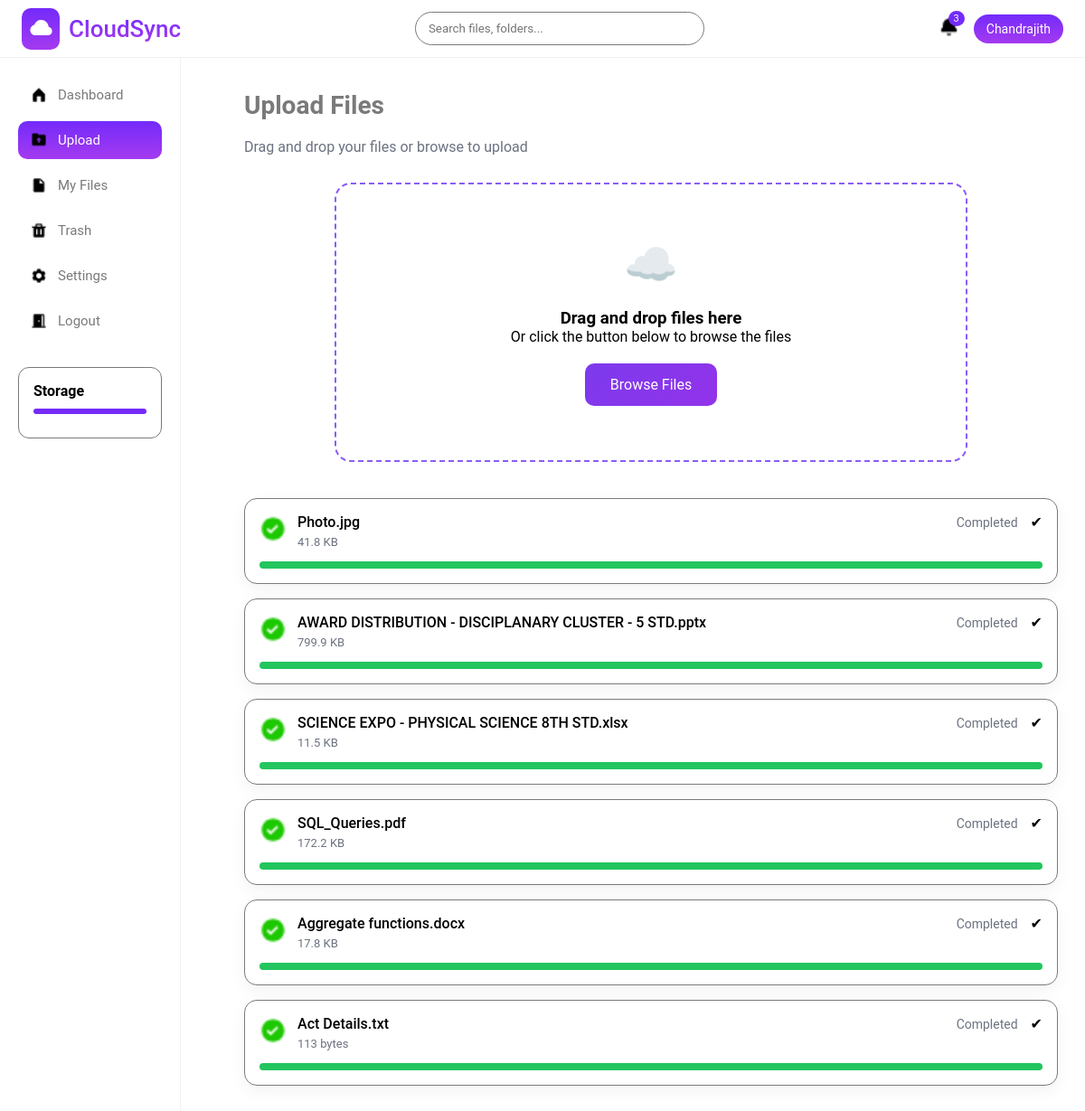
The app's page /user/upload/ (signed in), older data.
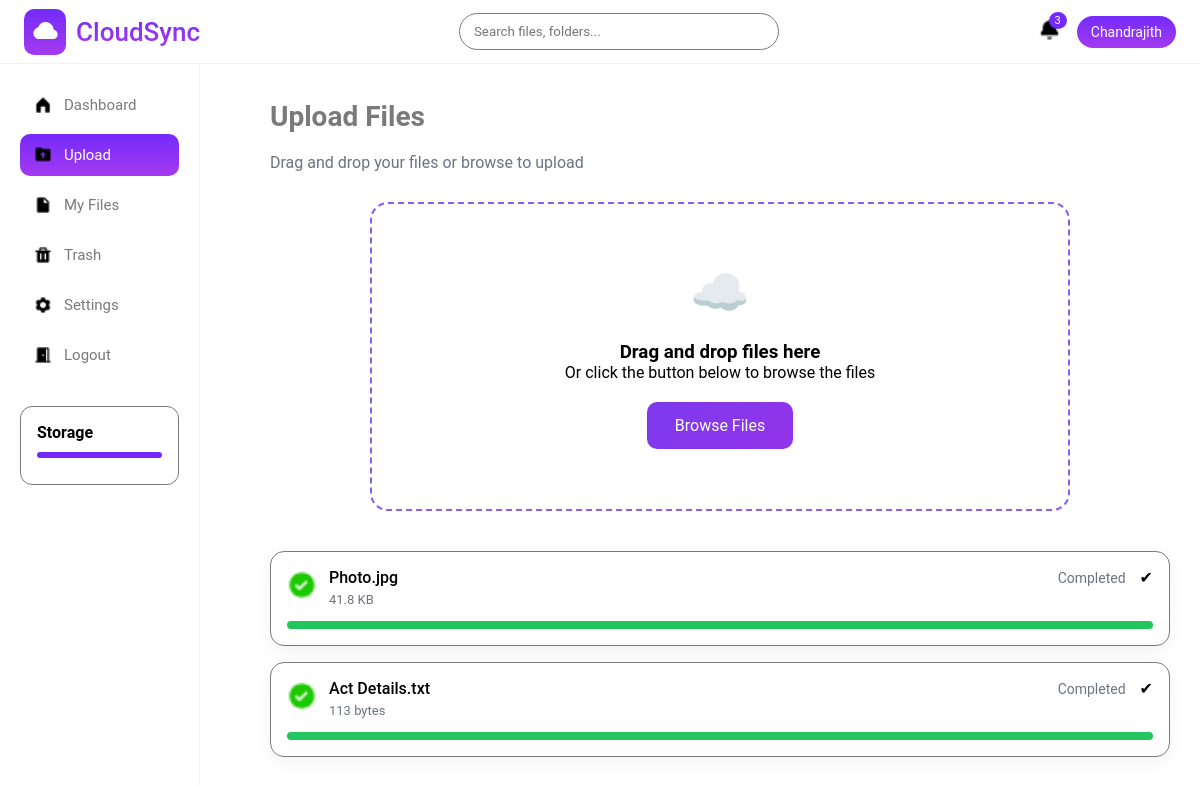
The same page, newer data.
### accounts/models.py (models this page shows)
class User(AbstractUser):
    profile_picture = models.ImageField(null=True, blank=True, upload_to = profile_image_upload_path)
    phone = models.CharField(max_length=10, unique=True, null=True, blank=True)

### storageapp/models.py (models this page shows, shortened)
class CloudFile(models.Model):
    FILE_TYPES = (
        ("image", "Image"),
        ("video", "Video"),
        ("document", "Document"),
        ("other", "Other"),
    )
    user = models.ForeignKey(settings.AUTH_USER_MODEL, on_delete=models.CASCADE)
    file_name = models.CharField(max_length=255)
    file_size = models.BigIntegerField()
    file_type = models.CharField(max_length=20, choices=FILE_TYPES)
    file_url = models.URLField(null=True, blank=True)
    uploaded_file = models.FileField(upload_to='cloud/',null=True)
    public_id = models.CharField(max_length=255,null=True)
    uploaded_at = models.DateTimeField(auto_now_add=True)
    is_deleted = models.BooleanField(default=False)
    deleted_at = models.DateTimeField(null=True, blank=True)

### storageapp/views.py (the view, shortened to what this page needs)
# urls.py: path('upload/', upload_page, name='upload_page'),
@login_required
def upload_page(request):
    if request.method == 'GET':
        last_uploads = (
            CloudFile.objects
            .filter(user=request.user)
            .order_by("-uploaded_at")[:10]
        )
        return render(
            request,
            "storageapp/upload.html",
            {"last_uploads": last_uploads},
        )

### storageapp/templates/storageapp/upload.html (shortened to what this page needs)
{% extends 'storageapp/base.html' %}
{% load static %}
{% block style %}
    <link rel="stylesheet" href="{% static 'css/upload.css' %}">
{% endblock %}
{% block content %}
<h2 class="page-title">Upload Files</h2>
<p class="page-subtitle">Drag and drop your files or browse to upload</p>
<div class="upload-box" id="dropZone">
    <div class="upload-icon">☁️</div>
    <h3>Drag and drop files here</h3>
    <p>Or click the button below to browse the files</p>
    <button class="browse-btn" onclick="document.getElementById('fileInput').click()">
        Browse Files
    </button>
</div>
    <div class="upload-list" id="uploadList">
    {% for file in last_uploads %}
    <div class="upload-row">
        <div class="upload-left">
            <div class="file-icon">
                    <img src="{% static 'images/checkmark.png' %}" alt="image">
            </div>
            <div>
                <div class="file-name">{{ file.file_name }}</div>
                <div class="file-size">{{ file.file_size|filesizeformat }}</div>
            </div>
        </div>
        <div class="upload-right">
            <span class="status-text completed">Completed</span>
            <span class="check">✔</span>
        </div>
        <div class="bar completed">
            <div class="bar-fill" style="width:100%;"></div>
        </div>
    </div>
{% empty %}
    <p style="color:#6b7280;">No recent uploads</p>
{% endfor %}
</div>
{% endblock %}

### storageapp/templates/storageapp/base.html (shortened to what this page needs)
{% load static %}
<!DOCTYPE html>
<html lang="en">
<head>
    <link rel="stylesheet" href="{% static 'css/common.css' %}">
    <link rel="stylesheet" href="{% static 'css/base.css' %}">
    {% block style %}
    {% endblock %}
</head>
<body>
<div class="header">
    <div class="logoarea">
        <div class="logoimage">
            <img src="{% static 'images/cloud.png' %}" alt="logoimage">
        </div>
        <div class="logotext">CloudSync</div>
    </div>
    <form onsubmit="return false;" class="global-search">
        <div class="search-box">
        <input
            type="text"
            placeholder="Search files, folders..."
        >
        </div>
    </form>
    <div class="header-right">
        <div class="notification"><img src="{% static 'images/bell.png' %}" alt="" srcset=""><span>3</span></div>
        <div class="user-pill">{{ request.user.first_name|default:request.user.username }}</div>
    </div>
</div>
<div class="sidebar">
    <a href="{% url 'storageapp:dashboard' %}" class="nav-item {% if request.resolver_match.url_name == 'dashboard' %}active{% endif %}"><img src="{% static 'images/dashboard.png' %}" alt=""> Dashboard</a>
    <a href="{% url 'storageapp:upload_page' %}" class="nav-item {% if request.resolver_match.url_name == 'upload_page' %}active{% endif %}"><img src="{% static 'images/upload.png' %}" alt=""> Upload</a>
    <a href="{% url 'storageapp:myfiles' %}" class="nav-item {% if request.resolver_match.url_name == 'myfiles' %}active{% endif %}"><img src="{% static 'images/myfile.png' %}" alt=""> My Files</a>
    <a href="{% url 'storageapp:trash' %}" class="nav-item {% if request.resolver_match.url_name == 'trash' %}active{% endif %}"><img src="{% static 'images/trash.png' %}" alt=""> Trash</a>
    <a href="{% url 'storageapp:settings' %}" class="nav-item {% if request.resolver_match.url_name == 'settings' %}active{% endif %}"><img src="{% static 'images/settings.png' %}" alt=""> Settings</a>
    <a href="{% url 'accounts:user_logout' %}" class="nav-item"><img src="{% static 'images/logout.png' %}" alt=""> Logout</a>
    <div class="storage-box">
    <strong>Storage</strong>
    <div class="progressbar">
</div>
</div>
</div>
<div class="main">
    {% block content %}
    {% endblock %}
</div>
</body>
</html>

### static/css/common.css (style rules this page uses)
* { margin: 0; padding: 0; box-sizing: border-box; font-family: 'Roboto', sans-serif; }
:root { --white:#ffffff; --red:red; --blue:#742BFA; --violet:#A43AF0; --grey:#7A7A7A; --lightgrey:#f1f1f1; --bordergrey:#d0d0d0; --black:#000000; }
body { background: var(--white); color: var(--black); }
html { min-width: 320px; scroll-behavior: smooth; }
a { text-decoration: none; }

### static/css/base.css (style rules this page uses)
.header { height: 64px; background: var(--white); display: flex; align-items: center; justify-content: space-between; padding: 0 24px; border-bottom: 1px solid var(--lightgrey); position: fixed; top: 0; left: 0; right: 0; z-index: 100; }
.logoarea { display: flex; align-items: center; gap: 10px; }
.logoarea .logoimage { background:linear-gradient(to bottom, #742BFA, #A43AF0); padding: 7px; border-radius: 10px; }
.logoarea .logotext { background-image: linear-gradient(to bottom, #742BFA, #A43AF0); background-clip: text; -webkit-background-clip: text; color: transparent; -webkit-text-fill-color: transparent; font-size: clamp(20px, 2.5vw, 26px); font-weight: 550; }
.search-box input { width: 320px; padding: 10px 14px; border-radius: 30px; border: 1px solid var(--grey); outline: none; }
.header-right { display: flex; align-items: center; gap: 16px; }
.header-right img { width: 23px; height: 23px; }
.notification { position: relative; font-size: 18px; cursor: pointer; }
.notification span { position: absolute; top: -6px; right: -6px; background: var(--blue); color: var(--white); font-size: 11px; padding: 2px 6px; border-radius: 50%; }
.user-pill { background: linear-gradient(to bottom, #742BFA, #A43AF0); color: var(--white); padding: 8px 14px; border-radius: 30px; font-size: 14px; cursor: pointer; }
.sidebar { width: 200px; min-width: 180px; background: var(--white); position: fixed; top: 64px; bottom: 0; left: 0; border-right: 1px solid var(--lightgrey); padding: 20px; }
.sidebar img { width: 18px; height: 18px; }
.nav-item { display: flex; align-items: center; gap: 12px; padding: 12px 14px; border-radius: 10px; color: var(--grey); text-decoration: none; margin-bottom: 8px; font-size: 15px; }
.nav-item.active, .nav-item:hover { background: linear-gradient(to bottom, #742BFA, #A43AF0); color: var(--white); }
.storage-box { margin-top: 30px; border: 1px solid var(--grey); border-radius: 12px; padding: 16px; }
.progressbar { height: 6px; background: var(--blue); border-radius: 10px; margin: 10px 0; overflow: hidden; }
.main { margin-left: 240px; padding: 100px 30px 30px; }

### static/css/upload.css (style rules this page uses)
.page-title { font-size: 28px; margin-bottom: 20px; color: var(--grey); }
.page-subtitle { color: #6b7280; margin-bottom: 30px; }
.upload-box { border: 2px dashed #8b5cf6; padding: 60px; text-align: center; border-radius: 18px; background: #fff; max-width: 700px; margin: 30px auto 30px; }
.upload-icon { font-size: 48px; margin-bottom: 20px; }
.browse-btn { margin-top: 20px; padding: 14px 28px; background: linear-gradient(135deg, #7c3aed, #9333ea); color: #fff; border: none; border-radius: 10px; font-size: 16px; cursor: pointer; }
.upload-list { margin-top: 40px; }
.upload-row { background: #fff; padding: 16px; border-radius: 14px; margin-bottom: 16px; box-shadow: 0 6px 18px rgba(0,0,0,0.05); position: relative; border: 1px solid var(--grey); width: 100%; }
.upload-left { display: flex; gap: 12px; align-items: center; }
.file-icon { font-size: 26px; }
.file-icon img { width: 30px; height: 30px; }
.file-name { font-weight: 500; margin-bottom: 5px; }
.file-size { font-size: 13px; color: #6b7280; }
.upload-right { position: absolute; top: 16px; right: 16px; display: flex; align-items: center; gap: 14px; }
.status-text { font-size: 14px; color: #6b7280; }
.bar { height: 8px; background: #e5e7eb; border-radius: 999px; margin-top: 14px; overflow: hidden; }
.bar-fill { height: 100%; width: 0%; background: #3b82f6; transition: width 0.3s linear; }
.completed .bar-fill { background: #22c55e; animation: none; }

Row changes from the older to the newer data that the page shows:
removed CloudFile: file_name "AWARD DISTRIBUTION - DISCIPLANARY CLUSTER - 5 STD.pptx", file_size|filesizeformat "799.9 KB"
removed CloudFile: file_name "SCIENCE EXPO - PHYSICAL SCIENCE 8TH STD.xlsx", file_size|filesizeformat "11.5 KB"
removed CloudFile: file_name "SQL_Queries.pdf", file_size|filesizeformat "172.2 KB"
removed CloudFile: file_name "Aggregate functions.docx", file_size|filesizeformat "17.8 KB"
